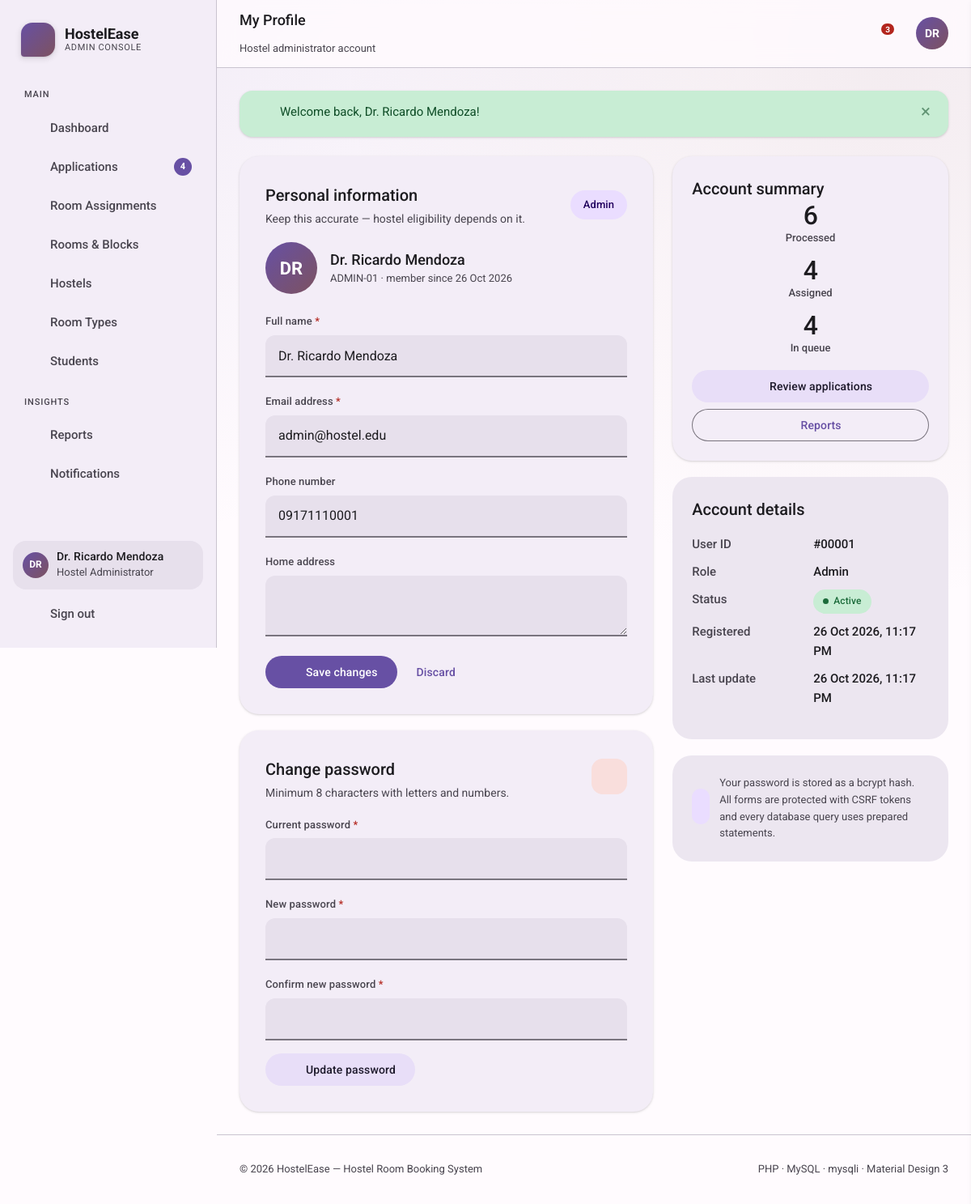
The app's page /profile.php (signed in) with its own data.
### tables this page shows
CREATE TABLE users (
  id            INT UNSIGNED NOT NULL AUTO_INCREMENT,
  role          ENUM('student','admin') NOT NULL DEFAULT 'student',
  student_id    VARCHAR(20)  DEFAULT NULL,
  full_name     VARCHAR(120) NOT NULL,
  email         VARCHAR(150) NOT NULL,
  phone         VARCHAR(25)  DEFAULT NULL,
  password_hash VARCHAR(255) NOT NULL,
  gender        ENUM('male','female','other') DEFAULT NULL,
  programme     VARCHAR(120) DEFAULT NULL,
  year_level    VARCHAR(20)  DEFAULT NULL,
  address       VARCHAR(255) DEFAULT NULL,
  emergency_contact_name  VARCHAR(120) DEFAULT NULL,
  emergency_contact_phone VARCHAR(25)  DEFAULT NULL,
  status        ENUM('active','suspended') NOT NULL DEFAULT 'active',
  created_at    TIMESTAMP NOT NULL DEFAULT CURRENT_TIMESTAMP,
  updated_at    TIMESTAMP NOT NULL DEFAULT CURRENT_TIMESTAMP ON UPDATE CURRENT_TIMESTAMP,
  PRIMARY KEY (id),
  UNIQUE KEY uq_users_email (email),
  UNIQUE KEY uq_users_student_id (student_id),
  KEY idx_users_role (role)
);

### profile.php (the view, shortened to what this page needs)
<?php
require_once __DIR__ . '/includes/header.php';
$me   = require_login();
$uid  = (int)$me['id'];
$role = $me['role'];
$errors = [];
$old = [
    'full_name' => $me['full_name'], 'email' => $me['email'], 'phone' => (string)$me['phone'],
    'gender' => (string)$me['gender'], 'programme' => (string)$me['programme'], 'year_level' => (string)$me['year_level'],
    'address' => (string)$me['address'], 'emergency_contact_name' => (string)$me['emergency_contact_name'],
    'emergency_contact_phone' => (string)$me['emergency_contact_phone'],
];
$summary = null;
if ($role === 'student') {
    $summary = db_one(
        $conn,
        "SELECT COUNT(*) total, SUM(status='assigned') assigned, SUM(status='pending') pending FROM bookings WHERE student_id = ?",
        'i',
        [$uid]
    );
} else {
    $summary = db_one(
        $conn,
        "SELECT (SELECT COUNT(*) FROM bookings WHERE processed_by = ?) processed,
                (SELECT COUNT(*) FROM assignments WHERE assigned_by = ?) assigned,
                (SELECT COUNT(*) FROM bookings WHERE status='pending') pending"
    , 'ii', [$uid, $uid]);
}
page_header('My Profile', 'profile', e($role === 'admin' ? 'Hostel administrator account' : 'Student account'));
?>
<div class="grid" style="grid-template-columns:minmax(0,1.5fr) minmax(0,1fr);gap:24px;align-items:start">
  <div class="stack">
    <div class="card card-pad-lg">
      <div class="card-header">
        <div>
          <h3 class="card-title">Personal information</h3>
          <p class="card-sub">Keep this accurate — hostel eligibility depends on it.</p>
        </div>
        <span class="chip chip-primary chip-lg"><?= e(ucfirst($role)) ?></span>
      </div>
      <form method="post" action="profile.php" novalidate>
        <div class="row mb-3" style="gap:16px">
          <span class="avatar lg"><?= e(initials($me['full_name'])) ?></span>
          <div>
            <div class="title-m mb-0"><?= e($me['full_name']) ?></div>
            <div class="tiny"><?= e($role === 'admin' ? ($me['student_id'] ?: 'Administrator') : $me['student_id']) ?> &middot; member since <?= fmt_date($me['created_at']) ?></div>
          </div>
        </div>
        <div class="form-grid">
          <div class="field <?= isset($errors['full_name']) ? 'field-error' : '' ?>">
            <label class="field-label" for="full_name">Full name <span class="req">*</span></label>
            <input class="input" id="full_name" name="full_name" value="<?= e($old['full_name']) ?>" required>
          </div>
          <div class="field <?= isset($errors['email']) ? 'field-error' : '' ?>">
            <label class="field-label" for="email">Email address <span class="req">*</span></label>
            <input class="input" type="email" id="email" name="email" value="<?= e($old['email']) ?>" required>
          </div>
          <div class="field">
            <label class="field-label" for="phone">Phone number</label>
            <input class="input" id="phone" name="phone" value="<?= e($old['phone']) ?>" placeholder="0917 000 0000">
          </div>
          <div class="field" style="grid-column:1/-1">
            <label class="field-label" for="address">Home address</label>
            <textarea class="textarea" id="address" name="address" rows="2" style="min-height:72px"><?= e($old['address']) ?></textarea>
          </div>
        </div>
        <div class="row mt-3" style="gap:10px">
          <button type="submit" class="btn"><?= icon('check') ?> Save changes</button>
          <a class="btn btn-text" href="profile.php">Discard</a>
        </div>
      </form>
    </div>
    <div class="card card-pad-lg">
      <div class="card-header">
        <div>
          <h3 class="card-title">Change password</h3>
          <p class="card-sub">Minimum 8 characters with letters and numbers.</p>
        </div>
        <span class="stat-icon tone-6"><?= icon('lock') ?></span>
      </div>
      <form method="post" action="profile.php" novalidate>
        <div class="form-grid">
          <div class="field <?= isset($errors['current_password']) ? 'field-error' : '' ?>">
            <label class="field-label" for="current_password">Current password <span class="req">*</span></label>
            <input class="input" type="password" id="current_password" name="current_password" autocomplete="current-password" required>
          </div>
          <div class="field <?= isset($errors['new_password']) ? 'field-error' : '' ?>">
            <label class="field-label" for="new_password">New password <span class="req">*</span></label>
            <input class="input" type="password" id="new_password" name="new_password" autocomplete="new-password" required>
          </div>
          <div class="field <?= isset($errors['confirm_password']) ? 'field-error' : '' ?>">
            <label class="field-label" for="confirm_password">Confirm new password <span class="req">*</span></label>
            <input class="input" type="password" id="confirm_password" name="confirm_password" autocomplete="new-password" required>
          </div>
        </div>
        <button type="submit" class="btn btn-tonal mt-2"><?= icon('key') ?> Update password</button>
      </form>
    </div>
  </div>
  <aside class="stack" style="position:sticky;top:96px">
    <div class="card">
      <h3 class="card-title mb-2">Account summary</h3>
      <?php if ($role === 'student'): ?>
        <div class="grid g-3" style="gap:12px;text-align:center">
          <div><div class="stat-value"><?= (int)$summary['total'] ?></div><div class="stat-label">Applications</div></div>
          <div><div class="stat-value"><?= (int)$summary['pending'] ?></div><div class="stat-label">Pending</div></div>
          <div><div class="stat-value"><?= (int)$summary['assigned'] ?></div><div class="stat-label">Rooms</div></div>
        </div>
        <a class="btn btn-tonal btn-block mt-2" href="student/my-bookings.php"><?= icon('assignment') ?> My applications</a>
        <a class="btn btn-outlined btn-block mt-1" href="student/my-assignment.php"><?= icon('key') ?> My room</a>
      <?php else: ?>
        <div class="grid g-3" style="gap:12px;text-align:center">
          <div><div class="stat-value"><?= (int)$summary['processed'] ?></div><div class="stat-label">Processed</div></div>
          <div><div class="stat-value"><?= (int)$summary['assigned'] ?></div><div class="stat-label">Assigned</div></div>
          <div><div class="stat-value"><?= (int)$summary['pending'] ?></div><div class="stat-label">In queue</div></div>
        </div>
        <a class="btn btn-tonal btn-block mt-2" href="admin/applications.php"><?= icon('assignment') ?> Review applications</a>
        <a class="btn btn-outlined btn-block mt-1" href="admin/reports.php"><?= icon('chart') ?> Reports</a>
      <?php endif; ?>
    </div>
    <div class="card card-flat">
      <h3 class="card-title mb-2">Account details</h3>
      <dl class="dl">
        <dt>User ID</dt><dd>#<?= str_pad((string)$uid, 5, '0', STR_PAD_LEFT) ?></dd>
        <dt>Role</dt><dd><?= e(ucfirst($role)) ?></dd>
        <dt>Status</dt><dd><span class="chip chip-success"><span class="chip-dot"></span><?= e(ucfirst($me['status'])) ?></span></dd>
        <dt>Registered</dt><dd><?= fmt_datetime($me['created_at']) ?></dd>
        <dt>Last update</dt><dd><?= fmt_datetime($me['updated_at']) ?></dd>
      </dl>
    </div>
    <div class="card card-flat">
      <div class="row" style="gap:12px">
        <span class="stat-icon"><?= icon('shield') ?></span>
        <div class="tiny">Your password is stored as a bcrypt hash. All forms are protected with CSRF tokens and every database query uses prepared statements.</div>
      </div>
    </div>
  </aside>
</div>
<?php page_footer(); ?>

### includes/header.php (shortened to what this page needs)
<?php
require_once __DIR__ . '/functions.php';
$__USER = current_user();
function initials(?string $name): string
{
    $parts = preg_split('/\s+/', trim((string)$name));
    $out = '';
    foreach (array_slice($parts, 0, 2) as $p) {
        if ($p !== '') {
            $out .= mb_strtoupper(mb_substr($p, 0, 1));
        }
    }
    return $out ?: '?';
}
function nav_items(string $role): array
{
    if ($role === 'admin') {
        return [
            'main' => [
                ['dashboard.php',        'dashboard',   'Dashboard'],
                ['applications.php',     'assignment',  'Applications',  'pending_badge'],
                ['assignments.php',      'bed',         'Room Assignments'],
                ['rooms.php',            'layers',      'Rooms & Blocks'],
                ['hostels.php',          'apartment',   'Hostels'],
                ['room-types.php',       'money',       'Room Types'],
                ['students.php',         'people',      'Students'],
            ],
            'insights' => [
                ['reports.php',          'chart',       'Reports'],
                ['../notifications.php', 'notifications', 'Notifications'],
            ],
        ];
    }
    return [
        'main' => [
            ['dashboard.php',      'dashboard',   'My Dashboard'],
            ['hostels.php',        'apartment',   'Browse Hostels'],
            ['search-rooms.php',   'search',      'Find a Room'],
            ['apply.php',          'add',         'New Application'],
            ['my-bookings.php',    'assignment',  'My Applications'],
            ['my-assignment.php',  'key',         'My Room'],
        ],
        'insights' => [
            ['../notifications.php', 'notifications', 'Notifications', 'unread_badge'],
            ['../profile.php',     'person',      'My Profile'],
        ],
    ];
}
function pending_applications_count(): int
{
    global $conn;
    $res = mysqli_query($conn, "SELECT COUNT(*) c FROM bookings WHERE status = 'pending'");
    $row = $res ? mysqli_fetch_assoc($res) : null;
    return (int)($row['c'] ?? 0);
}
function page_header(string $title, string $active = '', string $subtitle = '', array $actions = []): void
{
    global $__USER;
    $user = $__USER ?: current_user();
    $role = $user['role'] ?? 'guest';
    $base = $role === 'admin' ? 'admin/' : ($role === 'student' ? 'student/' : '');
    $unread = $user ? unread_notification_count((int)$user['id']) : 0;
    $pending = $role === 'admin' ? pending_applications_count() : 0;
    ?>
<!DOCTYPE html>
<html lang="en">
<head>
<link rel="stylesheet" href="<?= app_url('assets/css/fonts.css') ?>">
<link rel="stylesheet" href="<?= app_url('assets/css/material-you.css') ?>">
</head>
<body>
<div class="app">
  <aside class="rail" id="rail" aria-label="Main navigation">
    <div class="brand">
      <div class="brand-mark"><?= icon('apartment') ?></div>
      <div class="brand-text">
        <span class="brand-name"><?= APP_NAME ?></span>
        <span class="brand-sub"><?= e($role === 'admin' ? 'Admin Console' : 'Student Portal') ?></span>
      </div>
    </div>
    <?php foreach (nav_items($role) as $section => $items): ?>
      <div class="rail-section"><?= e($section) ?></div>
      <?php foreach ($items as $it):
          [$file, $ico, $label] = $it;
          $isRootPage = str_starts_with($file, '../');
          $file = preg_replace('#^(\.\./)+#', '', $file);
          $badge = $it[3] ?? null;
          $isActive = ($active === basename($file, '.php'));
          $count = null;
          if ($badge === 'pending_badge' && $pending > 0) $count = $pending;
      ?>
        <a class="nav-item<?= $isActive ? ' active' : '' ?>" href="<?= app_url(($isRootPage ? '' : $base) . $file) ?>"<?= $isActive ? ' aria-current="page"' : '' ?>>
          <?= icon($ico) ?><span><?= e($label) ?></span>
          <?php if ($count !== null): ?><span class="nav-badge"><?= $count ?></span><?php endif; ?>
        </a>
      <?php endforeach; ?>
    <?php endforeach; ?>
    <div class="rail-footer">
      <?php if ($user): ?>
        <div class="rail-user mb-1">
          <div class="avatar sm"><?= e(initials($user['full_name'])) ?></div>
          <div class="grow" style="min-width:0">
            <div class="label-m" style="white-space:nowrap;overflow:hidden;text-overflow:ellipsis"><?= e($user['full_name']) ?></div>
            <div class="tiny"><?= e($role === 'admin' ? 'Hostel Administrator' : ($user['student_id'] ?: 'Student')) ?></div>
          </div>
        </div>
      <?php endif; ?>
      <a class="nav-item" href="<?= app_url('logout.php') ?>">
        <?= icon('logout') ?><span>Sign out</span>
      </a>
    </div>
  </aside>
  <div class="main">
    <header class="topbar">
      <div class="grow" style="min-width:0">
        <h1 class="title-m mb-0" style="white-space:nowrap;overflow:hidden;text-overflow:ellipsis"><?= e($title) ?></h1>
        <?php if ($subtitle): ?><p class="tiny mb-0"><?= $subtitle ?></p><?php endif; ?>
      </div>
      <button class="icon-btn" data-notif-toggle aria-label="Notifications (<?= $unread ?> unread)">
        <?php if ($unread > 0): ?><span class="dot"><?= $unread > 9 ? '9+' : $unread ?></span><?php endif; ?>
      </button>
      <?php if ($user): ?>
        <a class="avatar" href="<?= app_url('profile.php') ?>" title="<?= e($user['full_name']) ?>" aria-label="My profile"><?= e(initials($user['full_name'])) ?></a>
      <?php endif; ?>
    </header>
    <main class="content" id="main">
      <?= flash_render() ?>
    <?php
}
function page_footer(string $fab = ''): void
{
    ?>
    </main>
    <footer class="footer">
      <div class="row-between">
        <span>&copy; <?= date('Y') ?> <?= APP_NAME ?> &mdash; <?= e(APP_TAGLINE) ?></span>
        <span>PHP &middot; MySQL &middot; mysqli &middot; Material Design 3</span>
      </div>
    </footer>
  </div>
</div>
</body>
</html>
    <?php
}

### records on screen
users: role "ADMIN CONSOLE", full_name "DR", full_name "Dr. Ricardo Mendoza", role "Hostel Administrator", role "Admin", student "ADMIN-01", created_at "26 Oct 2026", email "admin@hostel.edu", phone "09171110001", id "00001", status "Active", created_at "26 Oct 2026, 11:17 PM", updated_at "26 Oct 2026, 11:17 PM"

### other values on screen
APP_NAME "HostelEase"
$section "MAIN"
$label "Dashboard"
$label "Applications"
$count "4"
$label "Room Assignments"
$label "Rooms & Blocks"
$label "Hostels"
$label "Room Types"
$label "Students"
$section "INSIGHTS"
$label "Reports"
$label "Notifications"
$title "My Profile"
$subtitle "Hostel administrator account"
